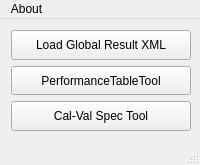
<?xml version="1.0" encoding="UTF-8"?>
<ui version="4.0">
 <class>MainWindow</class>
 <widget class="QMainWindow" name="MainWindow">
  <property name="geometry">
   <rect>
    <x>0</x>
    <y>0</y>
    <width>200</width>
    <height>165</height>
   </rect>
  </property>
  <property name="maximumSize">
   <size>
    <width>200</width>
    <height>165</height>
   </size>
  </property>
  <property name="windowTitle">
   <string>MainWindow</string>
  </property>
  <widget class="QWidget" name="centralwidget">
   <property name="minimumSize">
    <size>
     <width>200</width>
     <height>0</height>
    </size>
   </property>
   <property name="maximumSize">
    <size>
     <width>200</width>
     <height>16777215</height>
    </size>
   </property>
   <property name="font">
    <font>
     <family>Segoe UI</family>
    </font>
   </property>
   <widget class="QWidget" name="">
    <property name="geometry">
     <rect>
      <x>11</x>
      <y>11</y>
      <width>181</width>
      <height>101</height>
     </rect>
    </property>
    <layout class="QVBoxLayout" name="verticalLayout">
     <item>
      <widget class="QPushButton" name="pushButton_LdXML">
       <property name="maximumSize">
        <size>
         <width>180</width>
         <height>30</height>
        </size>
       </property>
       <property name="cursor">
        <cursorShape>ArrowCursor</cursorShape>
       </property>
       <property name="mouseTracking">
        <bool>false</bool>
       </property>
       <property name="text">
        <string>Load Global Result XML</string>
       </property>
      </widget>
     </item>
     <item>
      <widget class="QPushButton" name="pushButton_pt">
       <property name="maximumSize">
        <size>
         <width>180</width>
         <height>30</height>
        </size>
       </property>
       <property name="cursor">
        <cursorShape>ArrowCursor</cursorShape>
       </property>
       <property name="mouseTracking">
        <bool>false</bool>
       </property>
       <property name="text">
        <string>PerformanceTableTool</string>
       </property>
      </widget>
     </item>
     <item>
      <widget class="QPushButton" name="pushButton_CaVl">
       <property name="maximumSize">
        <size>
         <width>180</width>
         <height>30</height>
        </size>
       </property>
       <property name="cursor">
        <cursorShape>ArrowCursor</cursorShape>
       </property>
       <property name="mouseTracking">
        <bool>false</bool>
       </property>
       <property name="text">
        <string>Cal-Val Spec Tool</string>
       </property>
      </widget>
     </item>
    </layout>
   </widget>
  </widget>
  <widget class="QMenuBar" name="menubar">
   <property name="geometry">
    <rect>
     <x>0</x>
     <y>0</y>
     <width>200</width>
     <height>23</height>
    </rect>
   </property>
   <widget class="QMenu" name="menuAbout">
    <property name="title">
     <string>About</string>
    </property>
   </widget>
   <addaction name="menuAbout"/>
  </widget>
  <widget class="QStatusBar" name="statusbar"/>
 </widget>
 <resources/>
 <connections/>
</ui>
